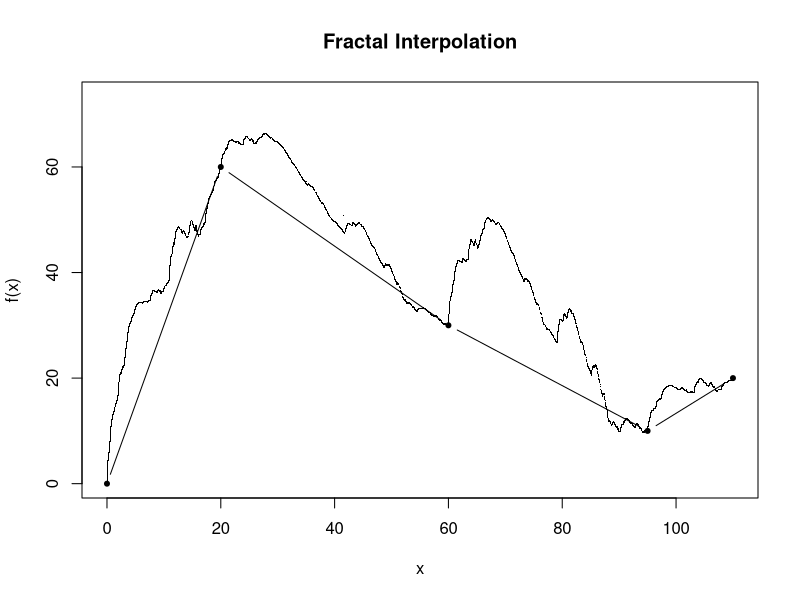

This figure's R source:
###########################
## FRACTAL INTERPOLATION ##
###########################

#Points, X- and Y-coordinates.
X=c(0,20,60,95,110)
Y=c(0,60,30,10,20)
# Coefficients for affine transformation.
A=c()
B=rep(0,(length(Y)-1))
C=c()
# D is for vertical scaling, free parameter, 0 < D < 1.
D=c(0.3,0.2,0.4,0.1) # Check the number of D's: n-1.
E=c()
F=c()
N=length(X)
for(n in 1:(length(X)-1))
{
  A[n]=(X[n+1]-X[n])/(X[N]-X[1])
  E[n]=((X[N]*X[n])-(X[1]*X[n+1]))/(X[N]-X[1])
  C[n]=(Y[n+1]-Y[n])/(X[N]-X[1])-(D[n]*((Y[N]-Y[1])/(X[N]-X[1])))
  F[n]=((X[N]*Y[n]-X[1]*Y[n+1])/(X[N]-X[1]))-(D[n]*((X[N]*Y[1]-X[1]*Y[N])/(X[N]-X[1])))
}

BMat=cbind(A,B,C,D,E,F) 

#-----------------------------------#

x=0;y=0;x1=c();y1=c()

# This loop is for finding the limits of the picture:
for(i in 1:3000)
{
  x2=x
  i=sample(1:length(BMat[,1]),1)
  x=BMat[i,1]*x+BMat[i,2]*y+BMat[i,5]
  y=BMat[i,3]*x+BMat[i,4]*y+BMat[i,6]
  x1=c(x1,x);y1=c(y1,y)
}

X11()

plot(0,0,xlim=c(min(x1),max(x1)),ylim=c(min(y1),max(y1)+10),col="white",xlab="x", ylab="f(x)")
points(X,Y,pch=20,type="b")

for(j in 1:40000)
{
  x3=x
  i=sample(1:length(BMat[,1]),1)
  x=BMat[i,1]*x+BMat[i,2]*y+BMat[i,5]
  y=BMat[i,3]*x3+BMat[i,4]*y+BMat[i,6]
  points(x,y,pch=".",cex=1)
}

title(main="Fractal Interpolation")